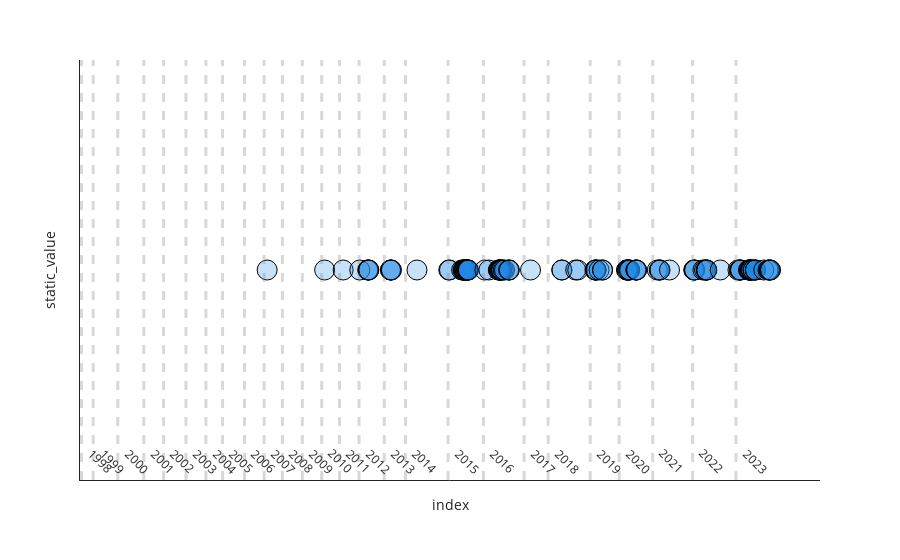

Notebook cell for this chart:
### Code cell
import plotly.io as pio
pio.templates.default = "simple_white"
SEARCH_TERM = 'aws'
base_data = (
    alldata
    # .assign(wordcount = lambda x: x['text_object'].apply(lambda x: x.count('customer')))
    .assign(split = lambda x: x['text_object'].apply(lambda x: x.tokens))
    .explode('split')
    .reset_index(drop=True)
    .reset_index()
)
summary_data = ( 
    base_data
    .loc[lambda x: x['split'] == SEARCH_TERM]
)
refline_data = base_data.groupby('year')['index'].min().reset_index()
fig = (
    summary_data
    .assign(static_value = 1)
    .assign(static_x = lambda x: x.apply(lambda x: [x['index'], x['year']], axis=1))
    .pipe(lambda x: px.scatter(
        data_frame=x, x='index', y='static_value',
    ))
)
for row in refline_data.to_dict(orient='records'):
    fig.add_vline(
        x=row['index'], 
        line_width=3, 
        line_dash="dash", 
        line_color="grey",
        annotation_text=row['year'],
        annotation_position='bottom right',
        annotation_textangle=45
    )

fig.update_traces(
    # use rbga so I can make the center opacity 
    # different
    marker = {
        'size': 20,
        'color': 'rgba(30,136,229,.25)',
        'line': {
            'color': 'rgba(0,0,0,1)',
            'width': 1
        }
    })
fig.update_layout(
    yaxis=dict(
        showticklabels=False,
        showgrid=False,
        zeroline=False,
        tickvals=[],
        ticktext=[],
    ),
    xaxis=dict(
        showticklabels=False,
        showgrid=False,
        zeroline=False,
        tickvals=[],
        ticktext=[],
    ),
    hovermode=False,
)
fig

### Figure 1 — Plotly figure (JSON) as saved in the notebook; plotly's stock layout.template omitted (floating-point values rounded to 4 significant figures)
{"data": [{"hovertemplate": "index=%{x}<br>static_value=%{y}<extra></extra>", "legendgroup": "", "marker": {"color": "rgba(30,136,229,.25)", "line": {"color": "rgba(0,0,0,1)", "width": 1}, "size": 20, "symbol": "circle"}, "mode": "markers", "name": "", "orientation": "v", "showlegend": false, "type": "scatter", "x": [26767, 35058, 37723, 40125, 41263, 41343, 41390, 41432, 44543, 44567, 44639, 44685, 48370, 52956, 53060, 54809, 55028, 55041, 55111, 55134, 55165, 55200, 55279, 55288, 55410, 55500, 55535, 55632, 55657, 55675, 55691, 55710, 55739, 55780, 58157, 58739, 60100, 60166, 60256, 60303, 60329, 60347, 60425, 60561, 60584, 60803, 60986, 61586, 61655, 61674, 64743, 69245, 69273, 71255, 71548, 74035, 74126, 74143, 74173, 74200, 74632, 75107, 75136, 78595, 78629, 78640, 78721, 78770, 78925, 78974, 79043, 79929, 79946, 80012, 80042, 83022, 83298, 83392, 83401, 84780, 88278, 88328, 88347, 88409, 89593, 89831, 90067, 90109, 90131, 90160, 92095, 94651, 94871, 94971, 94975, 95016, 96171, 96238, 96337, 96352, 96365, 96442, 96492, 96508, 96621, 96841, 96842, 97147, 97159, 97175, 98371, 98977, 99154, 99157, 99291, 99342], "xaxis": "x", "y": [1, 1, 1, 1, 1, 1, 1, 1, 1, 1, 1, 1, 1, 1, 1, 1, 1, 1, 1, 1, 1, 1, 1, 1, 1, 1, 1, 1, 1, 1, 1, 1, 1, 1, 1, 1, 1, 1, 1, 1, 1, 1, 1, 1, 1, 1, 1, 1, 1, 1, 1, 1, 1, 1, 1, 1, 1, 1, 1, 1, 1, 1, 1, 1, 1, 1, 1, 1, 1, 1, 1, 1, 1, 1, 1, 1, 1, 1, 1, 1, 1, 1, 1, 1, 1, 1, 1, 1, 1, 1, 1, 1, 1, 1, 1, 1, 1, 1, 1, 1, 1, 1, 1, 1, 1, 1, 1, 1, 1, 1, 1, 1, 1, 1, 1, 1], "yaxis": "y"}], "layout": {"annotations": [{"showarrow": false, "text": "1998", "textangle": 45, "x": 0, "xanchor": "left", "xref": "x", "y": 0, "yanchor": "bottom", "yref": "y domain"}, {"showarrow": false, "text": "1999", "textangle": 45, "x": 1685, "xanchor": "left", "xref": "x", "y": 0, "yanchor": "bottom", "yref": "y domain"}, {"showarrow": false, "text": "2000", "textangle": 45, "x": 5234, "xanchor": "left", "xref": "x", "y": 0, "yanchor": "bottom", "yref": "y domain"}, {"showarrow": false, "text": "2001", "textangle": 45, "x": 8987, "xanchor": "left", "xref": "x", "y": 0, "yanchor": "bottom", "yref": "y domain"}, {"showarrow": false, "text": "2002", "textangle": 45, "x": 11832, "xanchor": "left", "xref": "x", "y": 0, "yanchor": "bottom", "yref": "y domain"}, {"showarrow": false, "text": "2003", "textangle": 45, "x": 15062, "xanchor": "left", "xref": "x", "y": 0, "yanchor": "bottom", "yref": "y domain"}, {"showarrow": false, "text": "2004", "textangle": 45, "x": 17938, "xanchor": "left", "xref": "x", "y": 0, "yanchor": "bottom", "yref": "y domain"}, {"showarrow": false, "text": "2005", "textangle": 45, "x": 20339, "xanchor": "left", "xref": "x", "y": 0, "yanchor": "bottom", "yref": "y domain"}, {"showarrow": false, "text": "2006", "textangle": 45, "x": 23501, "xanchor": "left", "xref": "x", "y": 0, "yanchor": "bottom", "yref": "y domain"}, {"showarrow": false, "text": "2007", "textangle": 45, "x": 26335, "xanchor": "left", "xref": "x", "y": 0, "yanchor": "bottom", "yref": "y domain"}, {"showarrow": false, "text": "2008", "textangle": 45, "x": 28975, "xanchor": "left", "xref": "x", "y": 0, "yanchor": "bottom", "yref": "y domain"}, {"showarrow": false, "text": "2009", "textangle": 45, "x": 31841, "xanchor": "left", "xref": "x", "y": 0, "yanchor": "bottom", "yref": "y domain"}, {"showarrow": false, "text": "2010", "textangle": 45, "x": 34633, "xanchor": "left", "xref": "x", "y": 0, "yanchor": "bottom", "yref": "y domain"}, {"showarrow": false, "text": "2011", "textangle": 45, "x": 37201, "xanchor": "left", "xref": "x", "y": 0, "yanchor": "bottom", "yref": "y domain"}, {"showarrow": false, "text": "2012", "textangle": 45, "x": 40016, "xanchor": "left", "xref": "x", "y": 0, "yanchor": "bottom", "yref": "y domain"}, {"showarrow": false, "text": "2013", "textangle": 45, "x": 43653, "xanchor": "left", "xref": "x", "y": 0, "yanchor": "bottom", "yref": "y domain"}, {"showarrow": false, "text": "2014", "textangle": 45, "x": 46720, "xanchor": "left", "xref": "x", "y": 0, "yanchor": "bottom", "yref": "y domain"}, {"showarrow": false, "text": "2015", "textangle": 45, "x": 52853, "xanchor": "left", "xref": "x", "y": 0, "yanchor": "bottom", "yref": "y domain"}, {"showarrow": false, "text": "2016", "textangle": 45, "x": 57951, "xanchor": "left", "xref": "x", "y": 0, "yanchor": "bottom", "yref": "y domain"}, {"showarrow": false, "text": "2017", "textangle": 45, "x": 63812, "xanchor": "left", "xref": "x", "y": 0, "yanchor": "bottom", "yref": "y domain"}, {"showarrow": false, "text": "2018", "textangle": 45, "x": 67279, "xanchor": "left", "xref": "x", "y": 0, "yanchor": "bottom", "yref": "y domain"}, {"showarrow": false, "text": "2019", "textangle": 45, "x": 73350, "xanchor": "left", "xref": "x", "y": 0, "yanchor": "bottom", "yref": "y domain"}, {"showarrow": false, "text": "2020", "textangle": 45, "x": 77520, "xanchor": "left", "xref": "x", "y": 0, "yanchor": "bottom", "yref": "y domain"}, {"showarrow": false, "text": "2021", "textangle": 45, "x": 82363, "xanchor": "left", "xref": "x", "y": 0, "yanchor": "bottom", "yref": "y domain"}, {"showarrow": false, "text": "2022", "textangle": 45, "x": 88116, "xanchor": "left", "xref": "x", "y": 0, "yanchor": "bottom", "yref": "y domain"}, {"showarrow": false, "text": "2023", "textangle": 45, "x": 94361, "xanchor": "left", "xref": "x", "y": 0, "yanchor": "bottom", "yref": "y domain"}], "hovermode": false, "legend": {"tracegroupgap": 0}, "margin": {"t": 60}, "shapes": [{"line": {"color": "grey", "dash": "dash", "width": 3}, "type": "line", "x0": 0, "x1": 0, "xref": "x", "y0": 0, "y1": 1, "yref": "y domain"}, {"line": {"color": "grey", "dash": "dash", "width": 3}, "type": "line", "x0": 1685, "x1": 1685, "xref": "x", "y0": 0, "y1": 1, "yref": "y domain"}, {"line": {"color": "grey", "dash": "dash", "width": 3}, "type": "line", "x0": 5234, "x1": 5234, "xref": "x", "y0": 0, "y1": 1, "yref": "y domain"}, {"line": {"color": "grey", "dash": "dash", "width": 3}, "type": "line", "x0": 8987, "x1": 8987, "xref": "x", "y0": 0, "y1": 1, "yref": "y domain"}, {"line": {"color": "grey", "dash": "dash", "width": 3}, "type": "line", "x0": 11832, "x1": 11832, "xref": "x", "y0": 0, "y1": 1, "yref": "y domain"}, {"line": {"color": "grey", "dash": "dash", "width": 3}, "type": "line", "x0": 15062, "x1": 15062, "xref": "x", "y0": 0, "y1": 1, "yref": "y domain"}, {"line": {"color": "grey", "dash": "dash", "width": 3}, "type": "line", "x0": 17938, "x1": 17938, "xref": "x", "y0": 0, "y1": 1, "yref": "y domain"}, {"line": {"color": "grey", "dash": "dash", "width": 3}, "type": "line", "x0": 20339, "x1": 20339, "xref": "x", "y0": 0, "y1": 1, "yref": "y domain"}, {"line": {"color": "grey", "dash": "dash", "width": 3}, "type": "line", "x0": 23501, "x1": 23501, "xref": "x", "y0": 0, "y1": 1, "yref": "y domain"}, {"line": {"color": "grey", "dash": "dash", "width": 3}, "type": "line", "x0": 26335, "x1": 26335, "xref": "x", "y0": 0, "y1": 1, "yref": "y domain"}, {"line": {"color": "grey", "dash": "dash", "width": 3}, "type": "line", "x0": 28975, "x1": 28975, "xref": "x", "y0": 0, "y1": 1, "yref": "y domain"}, {"line": {"color": "grey", "dash": "dash", "width": 3}, "type": "line", "x0": 31841, "x1": 31841, "xref": "x", "y0": 0, "y1": 1, "yref": "y domain"}, {"line": {"color": "grey", "dash": "dash", "width": 3}, "type": "line", "x0": 34633, "x1": 34633, "xref": "x", "y0": 0, "y1": 1, "yref": "y domain"}, {"line": {"color": "grey", "dash": "dash", "width": 3}, "type": "line", "x0": 37201, "x1": 37201, "xref": "x", "y0": 0, "y1": 1, "yref": "y domain"}, {"line": {"color": "grey", "dash": "dash", "width": 3}, "type": "line", "x0": 40016, "x1": 40016, "xref": "x", "y0": 0, "y1": 1, "yref": "y domain"}, {"line": {"color": "grey", "dash": "dash", "width": 3}, "type": "line", "x0": 43653, "x1": 43653, "xref": "x", "y0": 0, "y1": 1, "yref": "y domain"}, {"line": {"color": "grey", "dash": "dash", "width": 3}, "type": "line", "x0": 46720, "x1": 46720, "xref": "x", "y0": 0, "y1": 1, "yref": "y domain"}, {"line": {"color": "grey", "dash": "dash", "width": 3}, "type": "line", "x0": 52853, "x1": 52853, "xref": "x", "y0": 0, "y1": 1, "yref": "y domain"}, {"line": {"color": "grey", "dash": "dash", "width": 3}, "type": "line", "x0": 57951, "x1": 57951, "xref": "x", "y0": 0, "y1": 1, "yref": "y domain"}, {"line": {"color": "grey", "dash": "dash", "width": 3}, "type": "line", "x0": 63812, "x1": 63812, "xref": "x", "y0": 0, "y1": 1, "yref": "y domain"}, {"line": {"color": "grey", "dash": "dash", "width": 3}, "type": "line", "x0": 67279, "x1": 67279, "xref": "x", "y0": 0, "y1": 1, "yref": "y domain"}, {"line": {"color": "grey", "dash": "dash", "width": 3}, "type": "line", "x0": 73350, "x1": 73350, "xref": "x", "y0": 0, "y1": 1, "yref": "y domain"}, {"line": {"color": "grey", "dash": "dash", "width": 3}, "type": "line", "x0": 77520, "x1": 77520, "xref": "x", "y0": 0, "y1": 1, "yref": "y domain"}, {"line": {"color": "grey", "dash": "dash", "width": 3}, "type": "line", "x0": 82363, "x1": 82363, "xref": "x", "y0": 0, "y1": 1, "yref": "y domain"}, {"line": {"color": "grey", "dash": "dash", "width": 3}, "type": "line", "x0": 88116, "x1": 88116, "xref": "x", "y0": 0, "y1": 1, "yref": "y domain"}, {"line": {"color": "grey", "dash": "dash", "width": 3}, "type": "line", "x0": 94361, "x1": 94361, "xref": "x", "y0": 0, "y1": 1, "yref": "y domain"}], "xaxis": {"anchor": "y", "domain": [0, 1], "showgrid": false, "showticklabels": false, "ticktext": [], "tickvals": [], "title": {"text": "index"}, "zeroline": false}, "yaxis": {"anchor": "x", "domain": [0, 1], "showgrid": false, "showticklabels": false, "ticktext": [], "tickvals": [], "title": {"text": "static_value"}, "zeroline": false}}}
